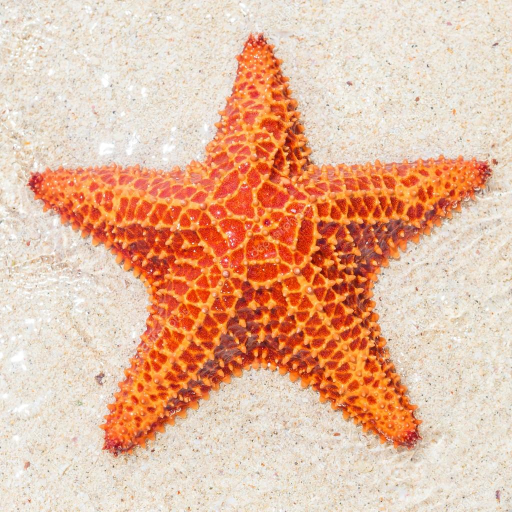
#> input picture khabibulina_s_l/iP_homework/seastar1.jpg, 1024 x 1024 px (shown at 1/2 size)
$ jupyter execute task_3.ipynb
#> lines starting #> are read from the running program, lines starting #| are printed output that depends on the picture; after the words box and inside, x2 and y2 are one past the last pixel; in counts of white or black regions, pixels touching at a corner belong together
[cell 1]
import cv2
import numpy as np
import matplotlib.pyplot as plt

[cell 2]
img = cv2.imread('seastar1.jpg')
#> img is the input picture: shape (1024, 1024, 3); mean B, G, R 158.9, 184.9, 229.2
img=cv2.cvtColor(img,cv2.COLOR_BGR2RGB)
mask = np.zeros(img.shape[:2],np.uint8)
bgdModel = np.zeros((1,65),np.float64)
fgdModel = np.zeros((1,65),np.float64)
rect = (50,50,950,950)
cv2.grabCut(img,mask,rect,bgdModel,fgdModel,5,cv2.GC_INIT_WITH_RECT)
mask2 = np.where((mask==2)|(mask==0),0,1).astype('uint8')
mask3 = np.where((mask==0)|(mask==2),1,0).astype('uint8')
im=img.copy()
img = img*mask2[:,:,np.newaxis]
cv2.rectangle(img,(50,50),(970,930),(0,255,0),3)
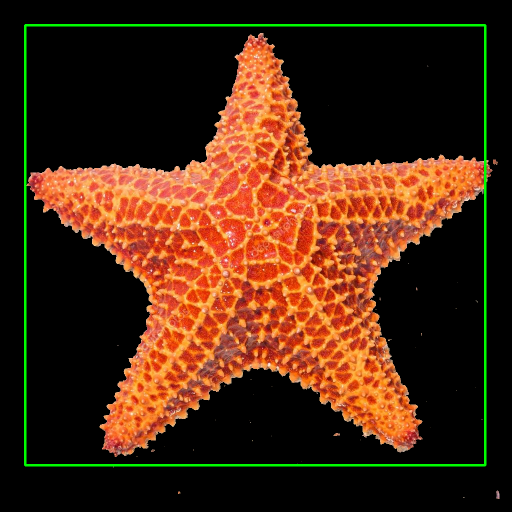
#> img: shape (1024, 1024, 3) (shown at 1/2 size); mean R, G, B 72.6, 39.6, 17.7
im=im*mask3[:,:,np.newaxis]

[cell 3]
plt.figure(figsize=(21,6))
plt.subplot(131)
plt.imshow(img)
plt.subplot(132)
plt.imshow(im)
plt.show()
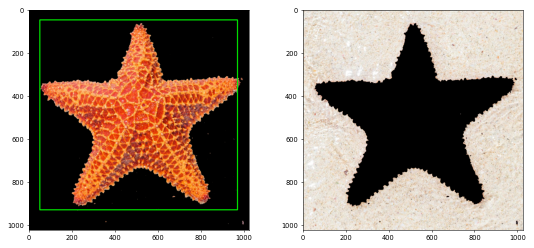
#> figure drawn by matplotlib, 2 panels

[cell 4]
img = cv2.imread('seastar1.jpg')
img=cv2.cvtColor(img,cv2.COLOR_BGR2RGB)
im=img.copy()
gray = cv2.cvtColor(img,cv2.COLOR_RGB2GRAY)
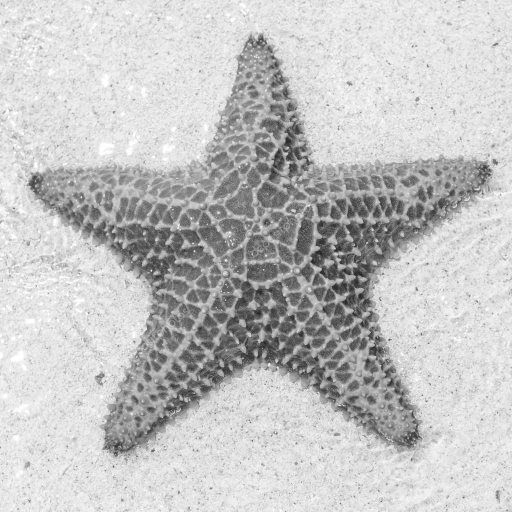
#> gray: shape (1024, 1024) (shown at 1/2 size); min 27, max 255, mean 195.2
ret,thresh = cv2.threshold(gray,0,255,cv2.THRESH_BINARY+cv2.THRESH_OTSU)
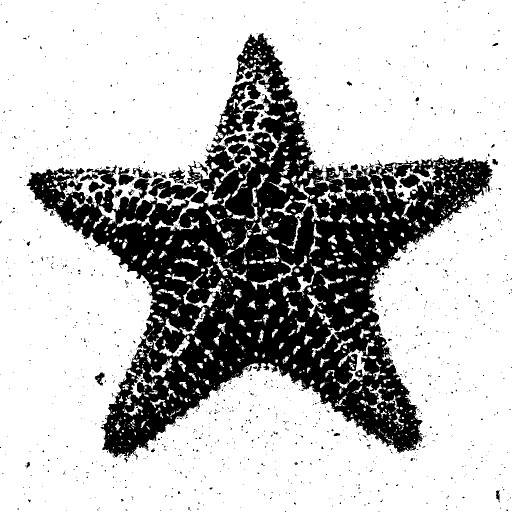
#> thresh: shape (1024, 1024) (shown at 1/2 size); 73.7% white; 1378 black regions (1332 under 20 px), largest, box (x1, y1, x2, y2) and area: (53, 66, 985, 916) 265403, (456, 286, 502, 327) 1036, (236, 334, 269, 371) 671
#> ret = 172
fg = cv2.erode(thresh,None,iterations = 29)
#> fg: shape (1024, 1024); 3.7% white; 47 white regions (3 under 20 px), largest, box (x1, y1, x2, y2) and area: (638, 0, 860, 92) 9793, (0, 806, 80, 873) 3118, (226, 0, 283, 96) 2932
bgt = cv2.dilate(thresh,None,iterations = 3)
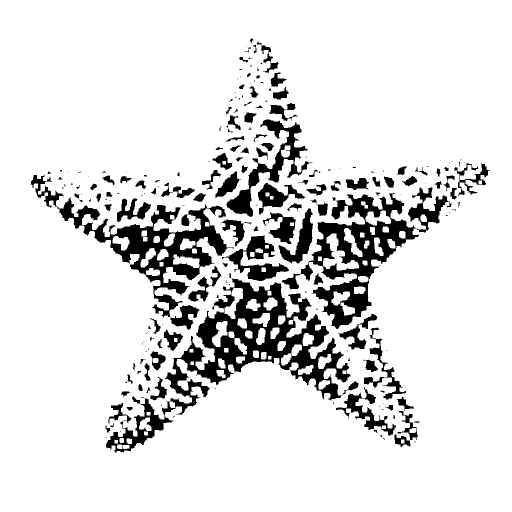
#> bgt: shape (1024, 1024) (shown at 1/2 size); 87.5% white; 226 black regions (105 under 20 px), largest, box (x1, y1, x2, y2) and area: (212, 557, 701, 905) 35504, (564, 386, 838, 658) 21486, (61, 349, 468, 635) 21416
ret,bg = cv2.threshold(bgt,1,1,1)
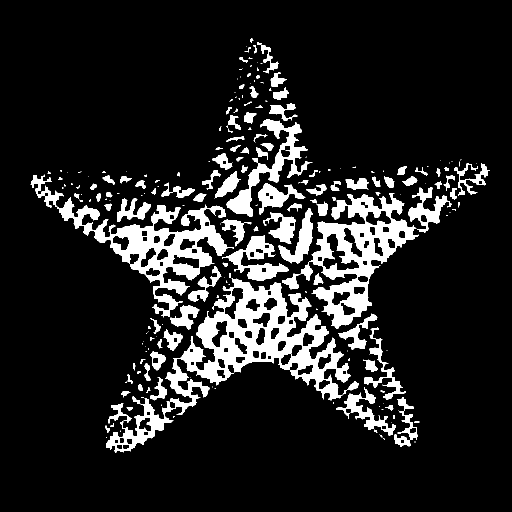
#> bg: shape (1024, 1024) (shown at 1/2 size); values 0 (black) and 1 (white), 12.5% white; 226 white regions (105 under 20 px), largest, box (x1, y1, x2, y2) and area: (212, 557, 701, 905) 35504, (564, 386, 838, 658) 21486, (61, 349, 468, 635) 21416
marker = cv2.add(fg,bg)
marker32 = np.int32(marker)
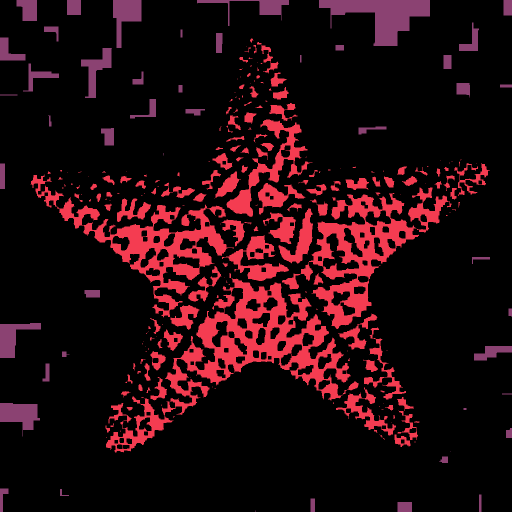
#> marker32: shape (1024, 1024) int32 (shown at 1/2 size); 3 distinct labels, from 0 to 255; one colour per label, 0 black
cv2.watershed(img,marker32)
m = cv2.convertScaleAbs(marker32)
#> m: shape (1024, 1024); values 1 (black) and 255 (white), 67.2% white; 2 black regions, box (x1, y1, x2, y2) and area: (52, 69, 985, 926) 340147, (0, 0, 1024, 1024) 4092
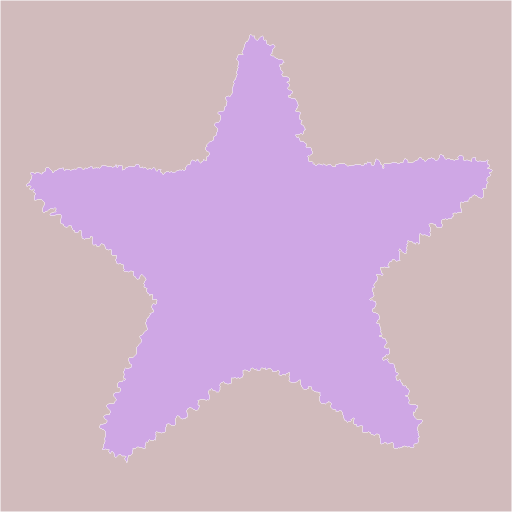
#> marker32: shape (1024, 1024) int32 (shown at 1/2 size); 3 distinct labels, from -1 to 255; one colour per label, 0 black, -1 white
ret,thresh = cv2.threshold(m,0,255,cv2.THRESH_BINARY+cv2.THRESH_OTSU)
#> ret = 1
res = cv2.bitwise_and(img,img,mask = thresh)
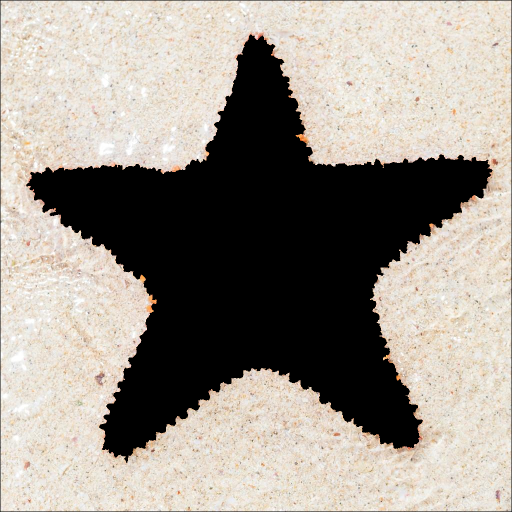
#> res: shape (1024, 1024, 3) (shown at 1/2 size); mean R, G, B 156, 149, 140.4
mas=np.array(thresh)
mask2 = np.where((mas==255),0,1).astype('uint8')
mask3 = np.where((mas==255),1,0).astype('uint8')
img = img*mask2[:,:,np.newaxis]
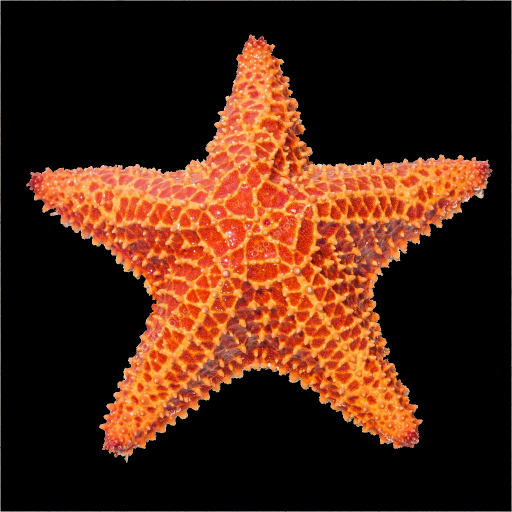
#> img: shape (1024, 1024, 3) (shown at 1/2 size); mean R, G, B 73.3, 36, 18.5
im=im*mask3[:,:,np.newaxis]

[cell 5]
plt.figure(figsize=(21,6))
plt.subplot(131)
plt.imshow(img)
plt.subplot(132)
plt.imshow(im)
plt.show()

$ run again, with khabibulina_s_l/iP_homework/seastar2.jpg copied over khabibulina_s_l/iP_homework/seastar1.jpg
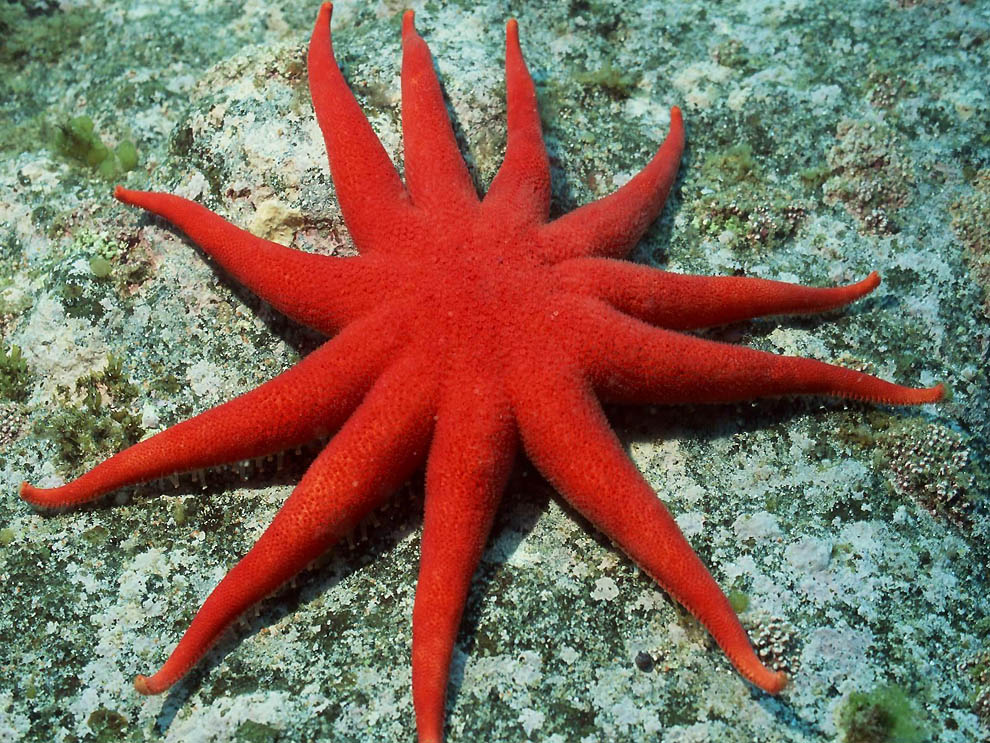
#> input picture khabibulina_s_l/iP_homework/seastar2.jpg, 990 x 743 px
#> img is the input picture: shape (743, 990, 3); mean B, G, R 93.3, 108.8, 128.7
#> `ret,thresh = cv2.threshold(gray,0,255,cv2.THRESH_BINARY+cv2.THRESH_OTSU)`:
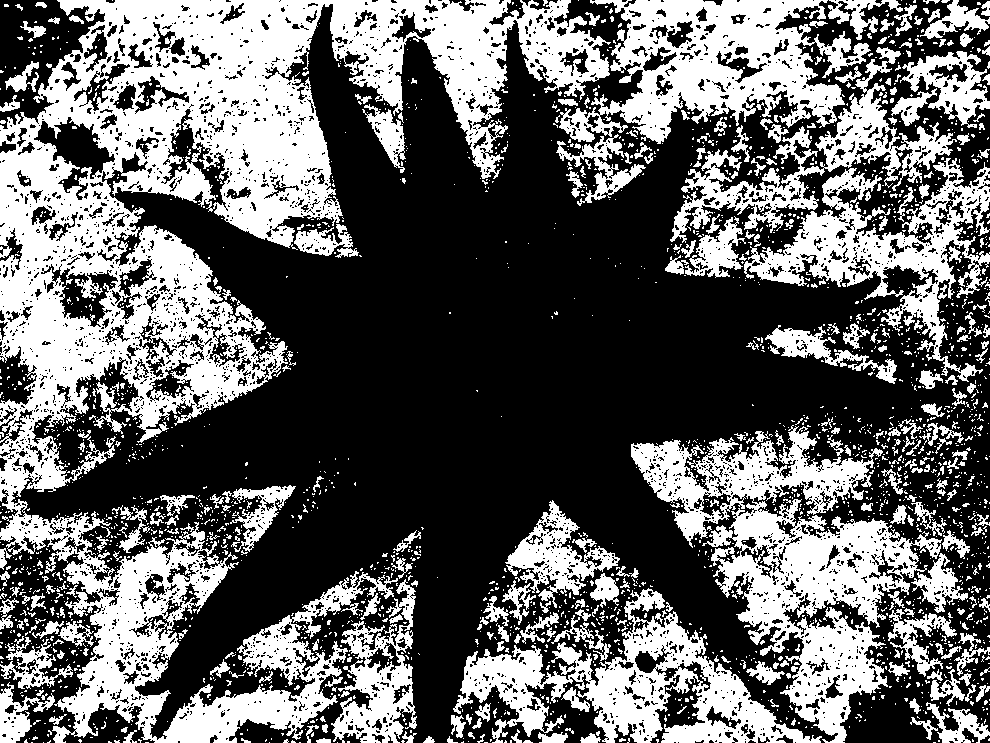
#> thresh: shape (743, 990); 39.6% white; 2512 white regions (2180 under 20 px), largest, box (x1, y1, x2, y2) and area: (0, 0, 611, 743) 130669, (631, 425, 942, 743) 32365, (559, 0, 871, 144) 21303
#> `ret,thresh = cv2.threshold(gray,0,255,cv2.THRESH_BINARY+cv2.THRESH_OTSU)`: ret = 122
#> fg: shape (743, 990); every value is 0
#> bgt: shape (743, 990); 68% white; 407 black regions (283 under 20 px), largest, box (x1, y1, x2, y2) and area: (24, 10, 951, 743) 218416, (848, 685, 926, 743) 2418, (0, 0, 62, 74) 1612
#> m: shape (743, 990); every value is 1
#> `m = cv2.convertScaleAbs(marker32)`:
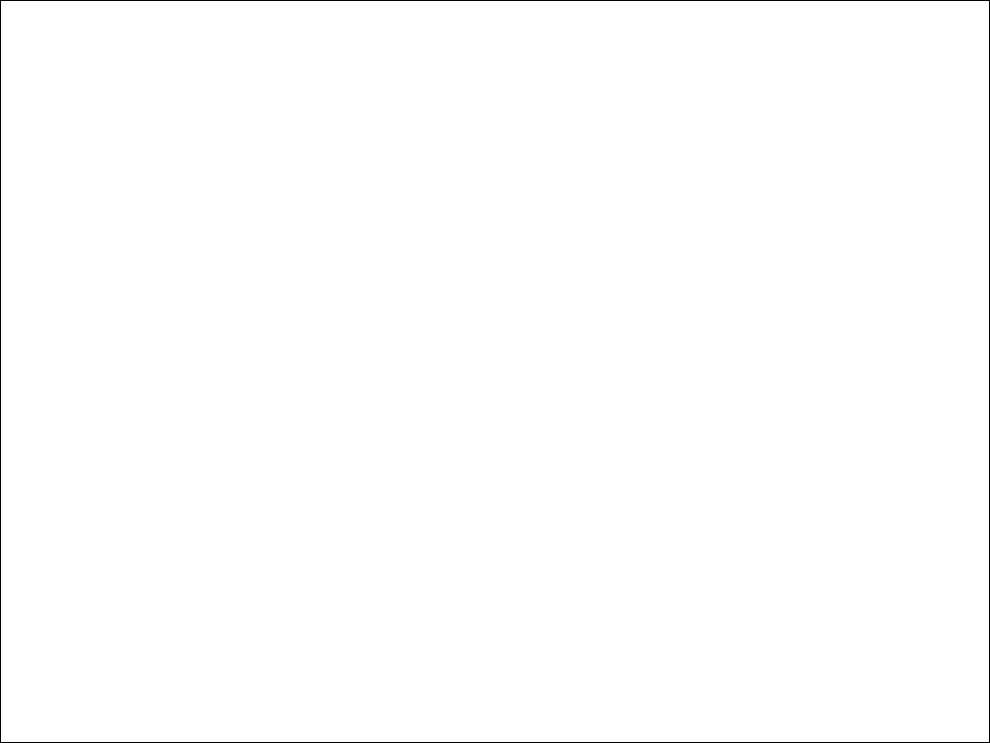
#> marker32: shape (743, 990) int32; values -1 (black) and 1 (white), 99.5% white; black in thin lines or dots
#> `ret,thresh = cv2.threshold(m,0,255,cv2.THRESH_BINARY+cv2.THRESH_OTSU)`: ret = 0

$ run again, with khabibulina_s_l/iP_homework/seastar3.jpg copied over khabibulina_s_l/iP_homework/seastar1.jpg
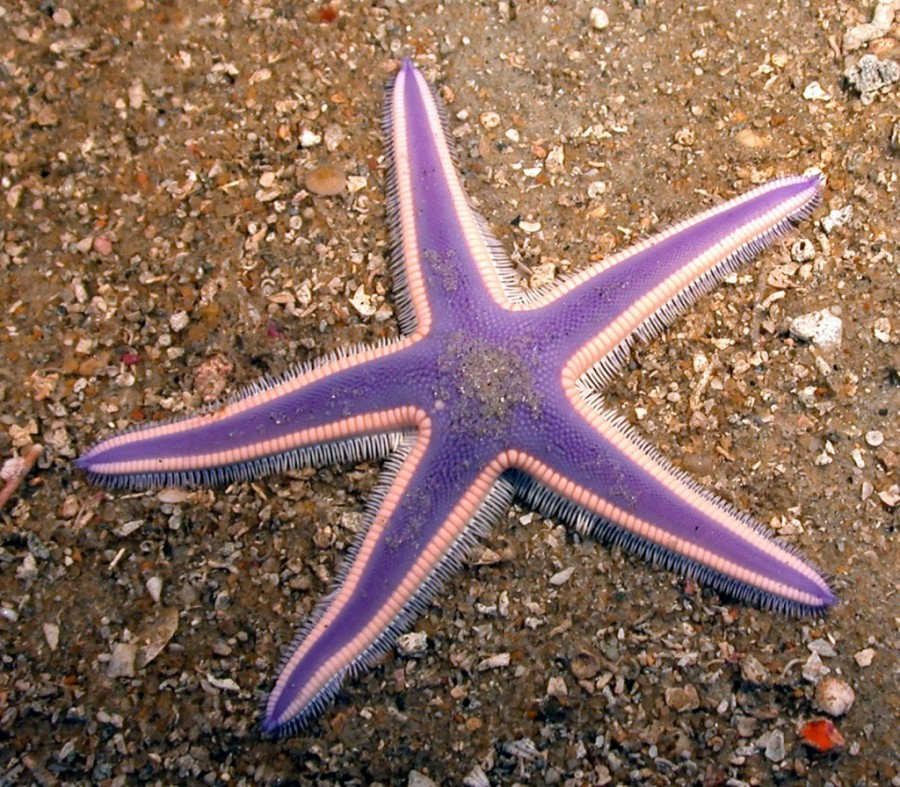
#> input picture khabibulina_s_l/iP_homework/seastar3.jpg, 900 x 787 px
#> img is the input picture: shape (787, 900, 3); mean B, G, R 93, 106.6, 136.7
#> `ret,thresh = cv2.threshold(gray,0,255,cv2.THRESH_BINARY+cv2.THRESH_OTSU)`: ret = 118
#> fg: shape (787, 900); every value is 0
#> bgt: shape (787, 900); 77.7% white; 421 black regions (282 under 20 px), largest, box (x1, y1, x2, y2) and area: (0, 415, 763, 787) 104732, (623, 638, 900, 787) 14876, (89, 359, 436, 462) 7151
#> m: shape (787, 900); every value is 1
#> `m = cv2.convertScaleAbs(marker32)`:
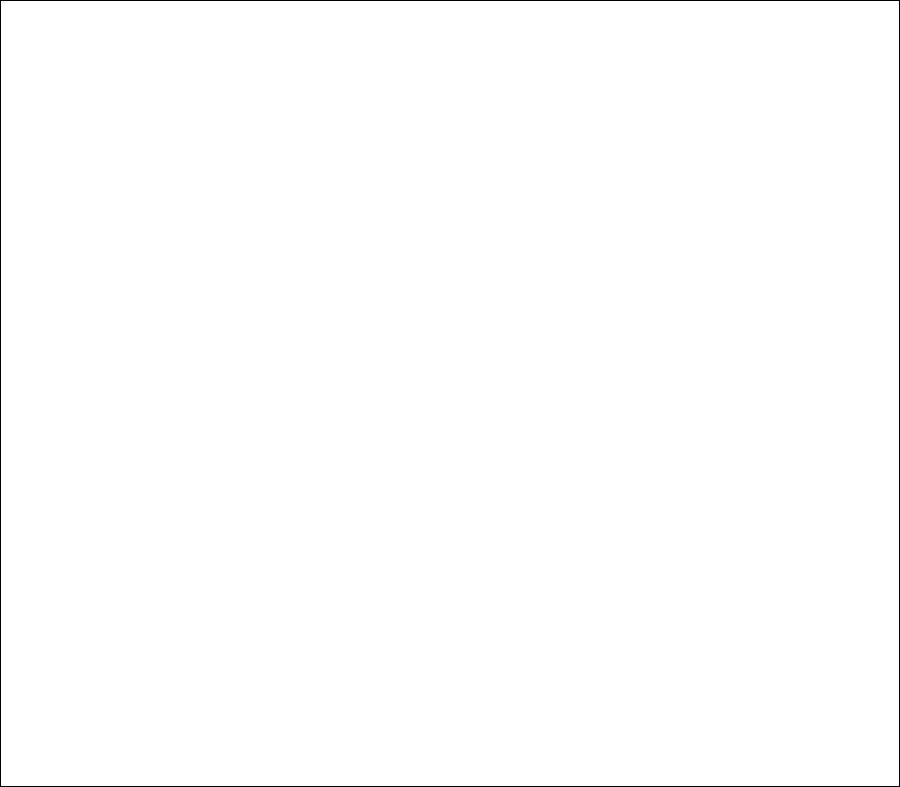
#> marker32: shape (787, 900) int32; values -1 (black) and 1 (white), 99.5% white; black in thin lines or dots
#> `ret,thresh = cv2.threshold(m,0,255,cv2.THRESH_BINARY+cv2.THRESH_OTSU)`: ret = 0
